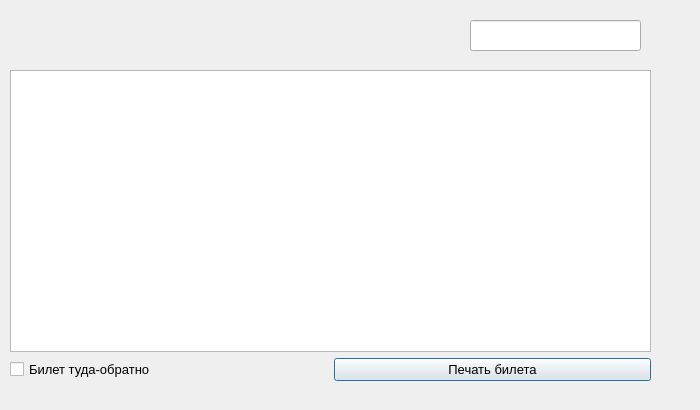
<?xml version="1.0" encoding="UTF-8"?>
<ui version="4.0">
 <class>Select_time</class>
 <widget class="QDialog" name="Select_time">
  <property name="geometry">
   <rect>
    <x>0</x>
    <y>0</y>
    <width>700</width>
    <height>410</height>
   </rect>
  </property>
  <property name="windowTitle">
   <string>Dialog</string>
  </property>
  <widget class="QLineEdit" name="datetime_line">
   <property name="geometry">
    <rect>
     <x>470</x>
     <y>20</y>
     <width>171</width>
     <height>31</height>
    </rect>
   </property>
   <property name="font">
    <font>
     <pointsize>10</pointsize>
    </font>
   </property>
   <property name="readOnly">
    <bool>true</bool>
   </property>
  </widget>
  <widget class="QWidget" name="layoutWidget">
   <property name="geometry">
    <rect>
     <x>10</x>
     <y>70</y>
     <width>641</width>
     <height>311</height>
    </rect>
   </property>
   <layout class="QVBoxLayout" name="verticalLayout">
    <item>
     <widget class="QTableWidget" name="table_station">
      <attribute name="horizontalHeaderMinimumSectionSize">
       <number>60</number>
      </attribute>
     </widget>
    </item>
    <item>
     <layout class="QHBoxLayout" name="horizontalLayout_2">
      <item>
       <widget class="QCheckBox" name="there_and_back">
        <property name="font">
         <font>
          <pointsize>10</pointsize>
         </font>
        </property>
        <property name="text">
         <string>Билет туда-обратно</string>
        </property>
       </widget>
      </item>
      <item>
       <widget class="QPushButton" name="print_ticket">
        <property name="font">
         <font>
          <pointsize>10</pointsize>
         </font>
        </property>
        <property name="text">
         <string>Печать билета</string>
        </property>
       </widget>
      </item>
     </layout>
    </item>
   </layout>
  </widget>
 </widget>
 <resources/>
 <connections/>
</ui>
